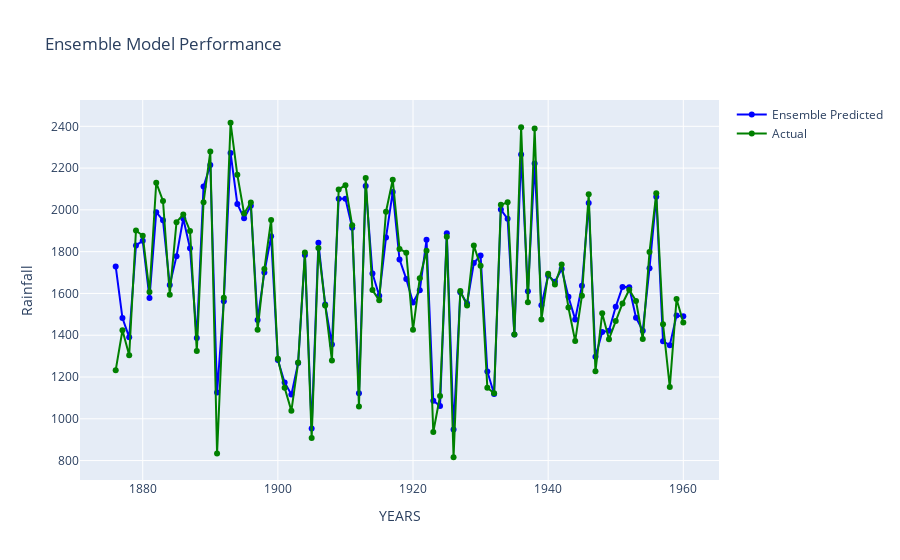

Notebook code for this chart:
### Code cell
def mapping_ensemble_graph(y_actual, y_ensemble, year_start):
    years = np.arange(year_start, year_start + len(y_ensemble))
    
    trace_ensemble = go.Scatter(x=years, y=y_ensemble, mode='lines+markers', name='Ensemble Predicted', line=dict(color='blue'))
    trace_actual = go.Scatter(x=years, y=y_actual, mode='lines+markers', name='Actual', line=dict(color='green'))
    
    layout = go.Layout(title='Ensemble Model Performance', xaxis=dict(title='YEARS'), yaxis=dict(title='Rainfall'))
    fig = go.Figure(data=[trace_ensemble, trace_actual], layout=layout)

    pio.show(fig)


# Assuming 'y' contains actual values and 'ensemble' contains the ensemble predictions:
mapping_ensemble_graph(df_results['Actual'], df_results['ensemble'], 1876)

metrics = calculate_metrics(df_results['Actual'], df_results['ensemble'])
for key, value in metrics.items():
    print(f'{key}: {value}')
